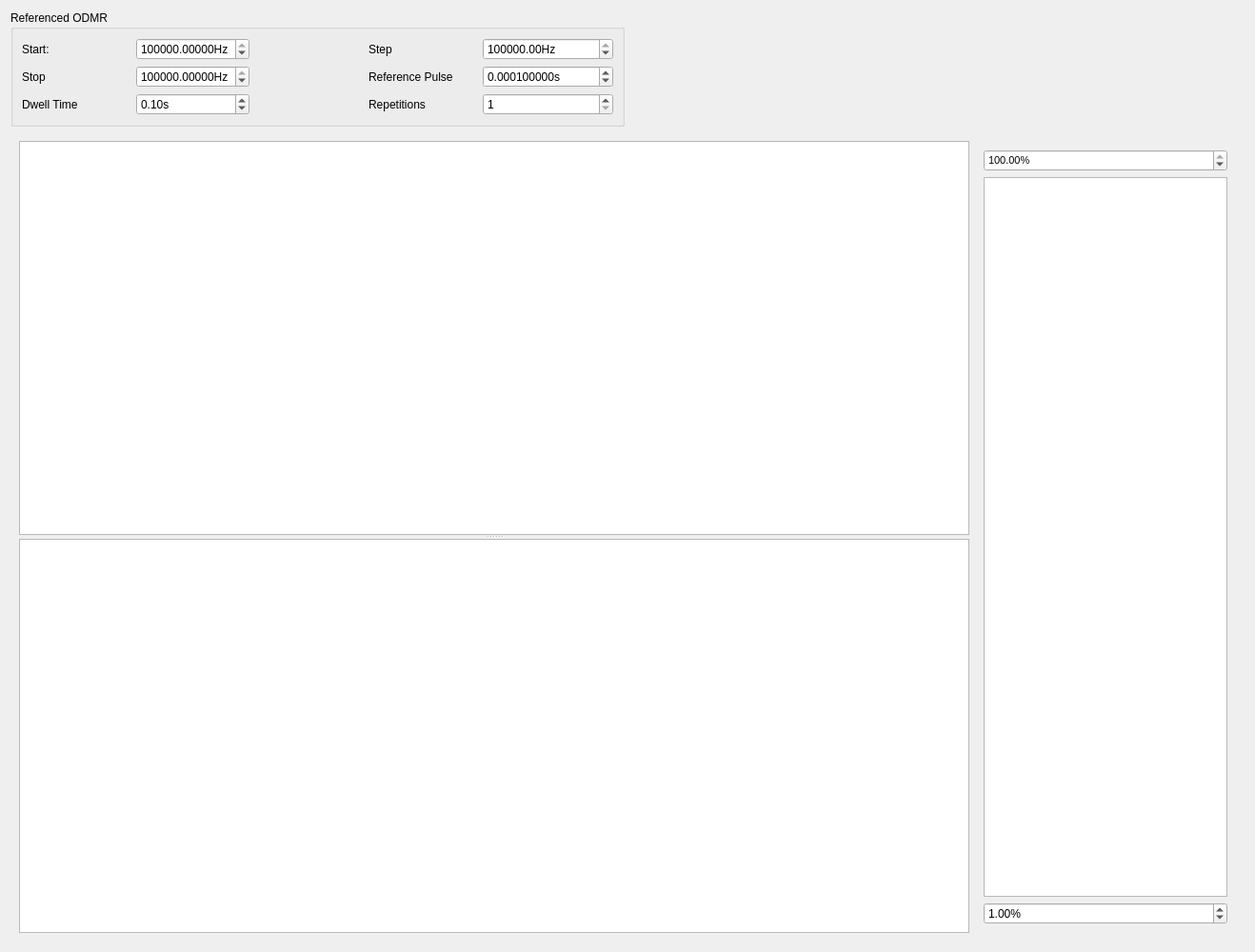
<?xml version="1.0" encoding="UTF-8"?>
<ui version="4.0">
 <class>standard_expts</class>
 <widget class="QWidget" name="standard_expts">
  <property name="geometry">
   <rect>
    <x>0</x>
    <y>0</y>
    <width>1318</width>
    <height>1000</height>
   </rect>
  </property>
  <property name="sizePolicy">
   <sizepolicy hsizetype="Preferred" vsizetype="Fixed">
    <horstretch>0</horstretch>
    <verstretch>0</verstretch>
   </sizepolicy>
  </property>
  <property name="windowTitle">
   <string>Form</string>
  </property>
  <layout class="QGridLayout" name="gridLayout">
   <item row="1" column="4" colspan="2">
    <widget class="QWidget" name="widget" native="true">
     <layout class="QHBoxLayout" name="horizontalLayout_4">
      <item>
       <widget class="QSplitter" name="splitter">
        <property name="sizePolicy">
         <sizepolicy hsizetype="Preferred" vsizetype="Expanding">
          <horstretch>1</horstretch>
          <verstretch>0</verstretch>
         </sizepolicy>
        </property>
        <property name="orientation">
         <enum>Qt::Vertical</enum>
        </property>
        <widget class="PlotWidget" name="pulsed_PlotWidget">
         <property name="sizePolicy">
          <sizepolicy hsizetype="Expanding" vsizetype="Expanding">
           <horstretch>1</horstretch>
           <verstretch>1</verstretch>
          </sizepolicy>
         </property>
        </widget>
        <widget class="PlotWidget" name="pulsed_matrix_PlotWidget">
         <property name="sizePolicy">
          <sizepolicy hsizetype="Expanding" vsizetype="Expanding">
           <horstretch>1</horstretch>
           <verstretch>1</verstretch>
          </sizepolicy>
         </property>
        </widget>
       </widget>
      </item>
      <item>
       <widget class="QWidget" name="widget_3" native="true">
        <property name="sizePolicy">
         <sizepolicy hsizetype="Minimum" vsizetype="Preferred">
          <horstretch>0</horstretch>
          <verstretch>0</verstretch>
         </sizepolicy>
        </property>
        <layout class="QVBoxLayout" name="verticalLayout_2">
         <item>
          <widget class="QDoubleSpinBox" name="hi_perc_doubleSpinBox">
           <property name="font">
            <font>
             <pointsize>8</pointsize>
             <weight>50</weight>
             <bold>false</bold>
            </font>
           </property>
           <property name="suffix">
            <string>%</string>
           </property>
           <property name="maximum">
            <double>100.000000000000000</double>
           </property>
           <property name="value">
            <double>100.000000000000000</double>
           </property>
          </widget>
         </item>
         <item>
          <widget class="PlotWidget" name="cb_plot_widget">
           <property name="enabled">
            <bool>true</bool>
           </property>
           <property name="sizePolicy">
            <sizepolicy hsizetype="Preferred" vsizetype="Preferred">
             <horstretch>1</horstretch>
             <verstretch>0</verstretch>
            </sizepolicy>
           </property>
          </widget>
         </item>
         <item>
          <widget class="QDoubleSpinBox" name="low_perc_doubleSpinBox">
           <property name="suffix">
            <string>%</string>
           </property>
           <property name="maximum">
            <double>100.000000000000000</double>
           </property>
           <property name="value">
            <double>1.000000000000000</double>
           </property>
          </widget>
         </item>
        </layout>
       </widget>
      </item>
     </layout>
    </widget>
   </item>
   <item row="0" column="4">
    <widget class="QGroupBox" name="pulsed_odmr_box">
     <property name="title">
      <string>Referenced ODMR</string>
     </property>
     <layout class="QGridLayout" name="gridLayout_8">
      <item row="0" column="0">
       <layout class="QGridLayout" name="gridLayout_7">
        <item row="0" column="2">
         <widget class="QLabel" name="label_17">
          <property name="sizePolicy">
           <sizepolicy hsizetype="Minimum" vsizetype="Preferred">
            <horstretch>0</horstretch>
            <verstretch>0</verstretch>
           </sizepolicy>
          </property>
          <property name="text">
           <string/>
          </property>
         </widget>
        </item>
        <item row="2" column="1">
         <widget class="QDoubleSpinBox" name="spinbox_odmr_dwell">
          <property name="suffix">
           <string>s</string>
          </property>
          <property name="maximum">
           <double>100000.000000000000000</double>
          </property>
          <property name="value">
           <double>0.100000000000000</double>
          </property>
         </widget>
        </item>
        <item row="1" column="1">
         <widget class="ScienDSpinBox" name="spinbox_odmr_stop">
          <property name="suffix">
           <string>Hz</string>
          </property>
          <property name="decimals">
           <number>5</number>
          </property>
          <property name="maximum">
           <double>100000000000.000000000000000</double>
          </property>
          <property name="value">
           <double>2987000000.000000000000000</double>
          </property>
         </widget>
        </item>
        <item row="0" column="1">
         <widget class="ScienDSpinBox" name="spinbox_odmr_start">
          <property name="suffix">
           <string>Hz</string>
          </property>
          <property name="decimals">
           <number>5</number>
          </property>
          <property name="maximum">
           <double>100000000000.000000000000000</double>
          </property>
          <property name="value">
           <double>2987000000.000000000000000</double>
          </property>
         </widget>
        </item>
        <item row="0" column="0">
         <widget class="QLabel" name="label_14">
          <property name="text">
           <string>Start:</string>
          </property>
         </widget>
        </item>
        <item row="1" column="0">
         <widget class="QLabel" name="label_15">
          <property name="text">
           <string>Stop</string>
          </property>
         </widget>
        </item>
        <item row="2" column="0">
         <widget class="QLabel" name="label_16">
          <property name="text">
           <string>Dwell Time</string>
          </property>
         </widget>
        </item>
        <item row="0" column="3">
         <widget class="QLabel" name="label_18">
          <property name="text">
           <string>Step</string>
          </property>
         </widget>
        </item>
        <item row="0" column="4">
         <widget class="ScienDSpinBox" name="spinbox_odmr_step">
          <property name="suffix">
           <string>Hz</string>
          </property>
          <property name="decimals">
           <number>2</number>
          </property>
          <property name="maximum">
           <double>10000000.000000000000000</double>
          </property>
          <property name="value">
           <double>1000000.000000000000000</double>
          </property>
         </widget>
        </item>
        <item row="2" column="3">
         <widget class="QLabel" name="label_19">
          <property name="text">
           <string>Repetitions</string>
          </property>
         </widget>
        </item>
        <item row="2" column="4">
         <widget class="QSpinBox" name="spinbox_odmr_rep">
          <property name="minimum">
           <number>1</number>
          </property>
         </widget>
        </item>
        <item row="1" column="4">
         <widget class="ScienDSpinBox" name="spinbox_odmr_ref">
          <property name="layoutDirection">
           <enum>Qt::LeftToRight</enum>
          </property>
          <property name="suffix">
           <string>s</string>
          </property>
          <property name="decimals">
           <number>9</number>
          </property>
          <property name="maximum">
           <double>1000000.000000000000000</double>
          </property>
          <property name="value">
           <double>0.000100000000000</double>
          </property>
         </widget>
        </item>
        <item row="1" column="3">
         <widget class="QLabel" name="label">
          <property name="text">
           <string>Reference Pulse</string>
          </property>
         </widget>
        </item>
       </layout>
      </item>
     </layout>
    </widget>
   </item>
  </layout>
 </widget>
 <customwidgets>
  <customwidget>
   <class>ScienDSpinBox</class>
   <extends>QDoubleSpinBox</extends>
   <header>qtwidgets.scientific_spinbox.h</header>
  </customwidget>
  <customwidget>
   <class>PlotWidget</class>
   <extends>QGraphicsView</extends>
   <header>pyqtgraph</header>
  </customwidget>
 </customwidgets>
 <resources/>
 <connections/>
</ui>
